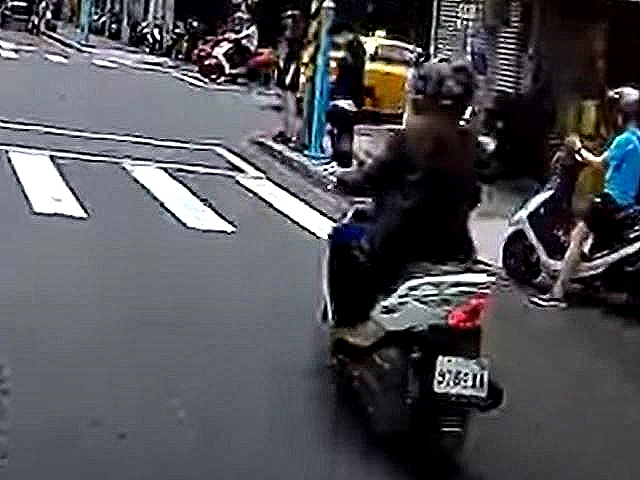
#> input picture term_project/005.jpg, 640 x 480 px, found by its file name
$ jupyter execute --allow-errors sharpen.ipynb
#> lines starting #> are read from the running program, lines starting #| are printed output that depends on the picture
#> further down, origin_img is the input picture: shape (480, 640, 3); mean B, G, R 86, 81.1, 80.8
[cell 1]
import cv2
import numpy as np
import matplotlib.pyplot as plt
import glob
from IPython.display import clear_output

[cell 2]
def show_img(img, bigger=False):
#> called with bigger = False
    if bigger:
        plt.figure(figsize=(15,15))
    image_rgb = cv2.cvtColor(img, cv2.COLOR_BGR2RGB)
    plt.imshow(image_rgb)
#> (this line was passed over: IPython is not available in this run)
    plt.show()

[cell 3]
def sharpen(img, sigma=80):
#> called with sigma = 80
    blur_img = cv2.GaussianBlur(img, (0, 0), sigma)
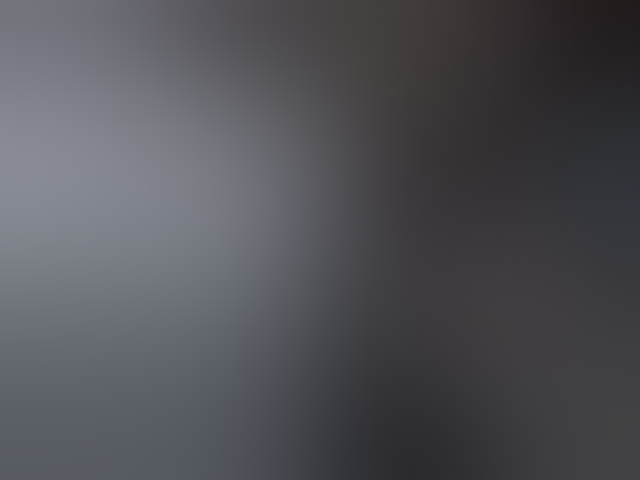
#> blur_img: shape (480, 640, 3); mean B, G, R 86, 81.2, 80.9
    usm = cv2.addWeighted(img, 1.5, blur_img, -0.5, 0)
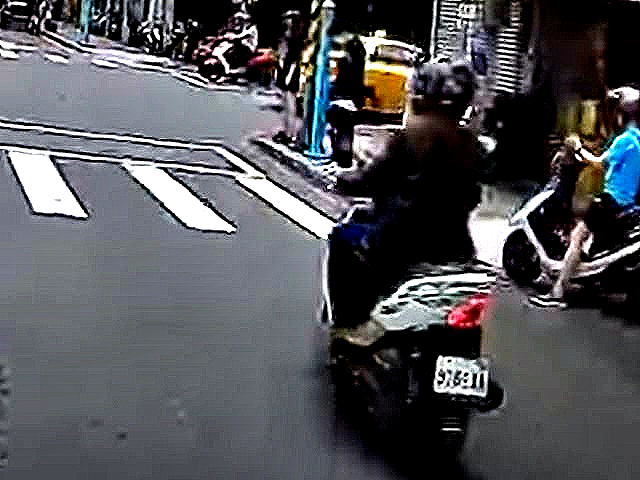
#> usm: shape (480, 640, 3); mean B, G, R 88.4, 84, 83.2

    return usm

[cell 4]
def de_motionblur(image):
    kernel = np.array([[0, -1, 0], [-1, 5, -1], [0, -1, 0]], np.float32)
    dst = cv2.filter2D(image, -1, kernel=kernel)
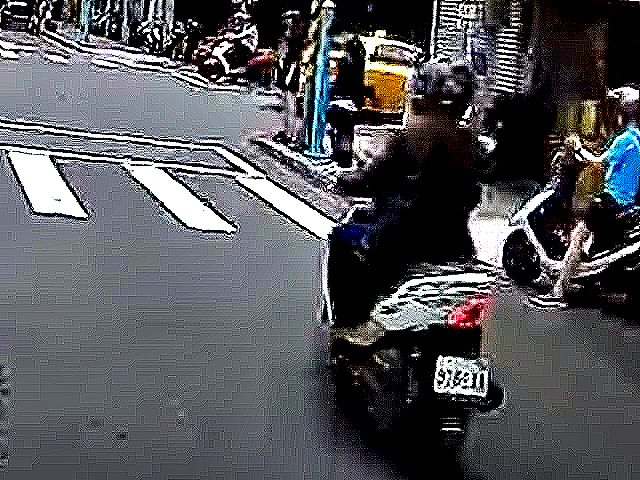
#> dst: shape (480, 640, 3); mean B, G, R 89.7, 85.4, 84.6

    return dst

[cell 5]
def img_processing(img):
    img = sharpen(img)
    img = de_motionblur(img)
    return img

[cell 6]
list = {"001.jpg","002.jpg","003.jpg","004.jpg","005.jpg","006.jpg","007.jpg","008.jpg"}
#> (the rest of this cell did not finish here and is left out)

#> pass 2 of the loop `for i in list:`:
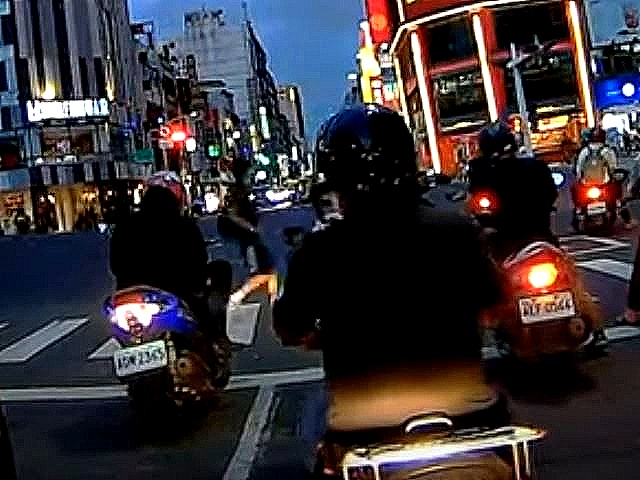
#> input picture term_project/001.jpg, 640 x 480 px, found by its file name
#> origin_img is the input picture: shape (480, 640, 3); mean B, G, R 55.2, 50.2, 55.1
#> in sharpen (call 2), `blur_img = cv2.GaussianBlur(img, (0, 0), sigma)`:
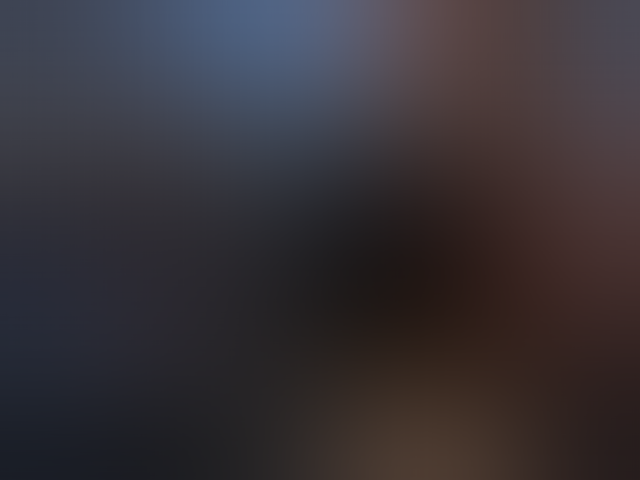
#> blur_img: shape (480, 640, 3); mean B, G, R 55.2, 50.2, 55.2
#> in de_motionblur (call 2), `dst = cv2.filter2D(image, -1, kernel=kernel)`:
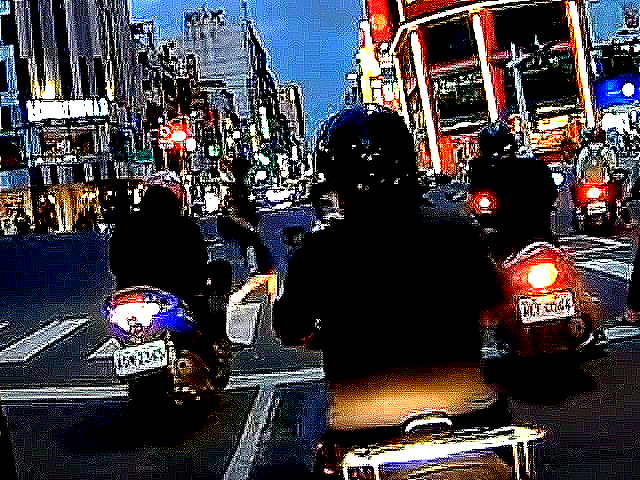
#> dst: shape (480, 640, 3); mean B, G, R 63.5, 58.5, 61.9
    cv2.imwrite('{}'.format(i), result_img)
